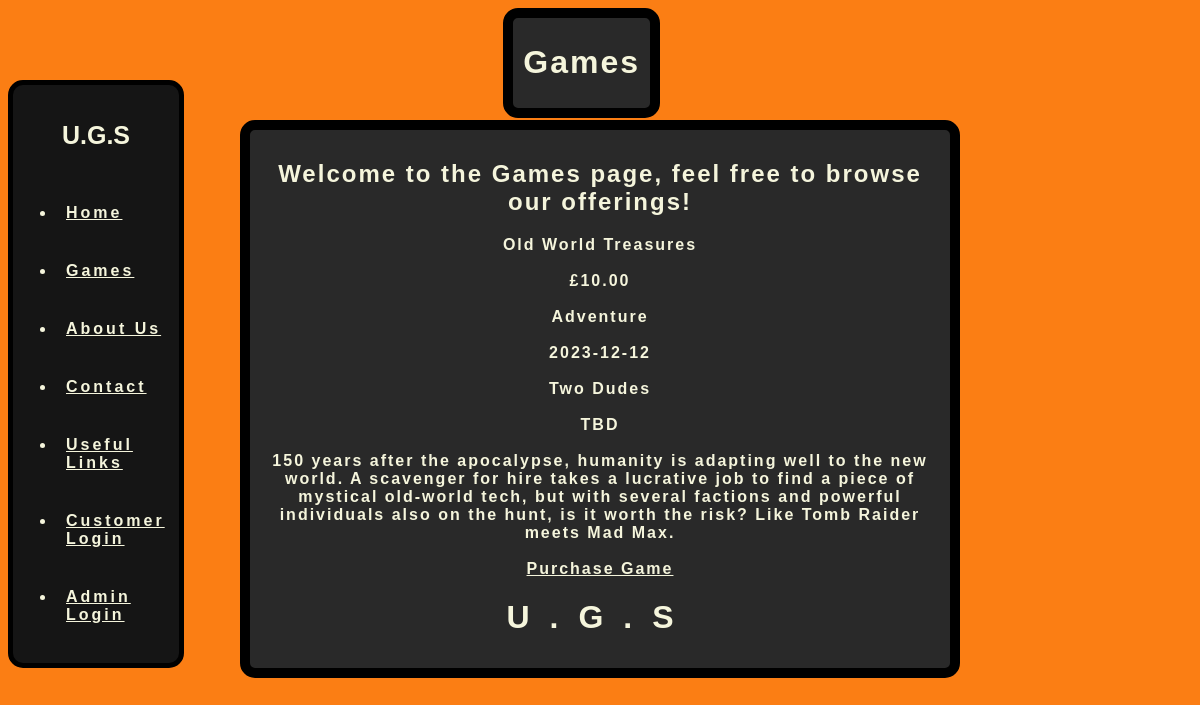
The page /Pages/product.php?SKU=2 on the database its author committed.
### tables this page shows
CREATE TABLE game 
(
	game_id INT AUTO_INCREMENT PRIMARY KEY,
    title VARCHAR(200) NOT NULL,
	cost DOUBLE (6, 2) NOT NULL,
    genre VARCHAR(100),
    release_date DATE,
    developer VARCHAR(200),
    publisher VARCHAR(200),
	description VARCHAR(1000) NOT NULL
);

### Pages/product.php (the view, shortened to what this page needs)
<?php
	include_once 'connection.php';
?>
<HTML>
	<HEAD>
		<LINK href="products.css" rel="stylesheet" type="text/css">
	</HEAD>
	<BODY>
		<div id="game_headbar">
			<h1>Games</h1>
		</div>
		<div id="game_body">
			<h2>Welcome to the Games page, feel free to browse our offerings!</h2>
			<?php
				if ([$_GET['SKU']]) {
					$id = $_GET['SKU'];
					$sql = "SELECT * FROM game WHERE game_id = $id;";
					$result = mysqli_query($conn, $sql);
					$resultCheck = mysqli_num_rows($result);
					if ($resultCheck > 0) {
						while ($row = mysqli_fetch_assoc($result)) {
							echo "<p class='gamedata'>".$row['title'] ."</br></br>"."£".$row['cost']."</br></br>".$row['genre']."</br></br>".$row['release_date']."</br></br>".$row['developer']."</br></br>".$row['publisher']."</br></br>".$row['description']."</br></br>"."<a href='order.php?SKU=($id)' id='purchase_btn'>Purchase Game</a>"."</p>";
						}
					}
				}
			?>
			<div id="game_footbar">
				<h1 id="foot">U.G.S</h1>
			</div>
		</div>
		<nav>
			<div class="logo">
				<h4>U.G.S<h4>
			</div>
			<ul>
				<li class="nav_li">
					<a href="http://localhost:8080/bh16gl_assignment_2/view/home.php" class="navpoint">Home</a>
				</li>
				<li class="nav_li">
					<a href="http://localhost:8080/bh16gl_assignment_2/view/products.php" class="navpoint">Games</a>
				</li>
				<li class="nav_li">
					<a href="http://localhost:8080/bh16gl_assignment_2/view/about.php" class="navpoint">About Us</a>
				</li>
				<li class="nav_li">
					<a href="http://localhost:8080/bh16gl_assignment_2/view/contact.php" class="navpoint">Contact</a>
				</li>
				<li class="nav_li">
					<a href="http://localhost:8080/bh16gl_assignment_2/view/links.php" class="navpoint">Useful Links</a>
				</li>
				<li class="nav_li">
					<a href="http://localhost:8080/bh16gl_assignment_2/view/cust_log_in.php" class="navpoint">Customer Login</a>
				</li>
				<li class="nav_li">
					<a href="http://localhost:8080/bh16gl_assignment_2/view/staff_log_in.php" class="navpoint">Admin Login</a>
				</li>
			</ul>
		</nav>
	</BODY>
</HTML>

### Pages/products.css (style rules this page uses)
body { background: #fb7e14; }
#game_headbar { background: #292929; color: beige; font-family: "arial"; text-align: center; font-weight: bold; position: absolute; border: solid 10px; border-color: black; top: 1%; right: 45%; padding: 5px 10px; letter-spacing: 2px; border-radius: 15px; }
#game_body { display: block; background: #292929; color: beige; font-family: "arial"; text-align: center; font-weight: bold; position: absolute; border: solid 10px; border-color: black; top: 15%; left: 20%; right: 20%; padding: 10px 10px; letter-spacing: 2px; border-radius: 15px; }
#purchase_btn { color: beige; }
#game_footbar { position: relative; bottom: -5%; letter-spacing: 20px; font-weight: bold; }
nav { position: fixed; top: 10%; font-family: "arial"; justify-content: left; align-items: center; min-height: 8vh; max-width: 20vh; background-color: #151515; color: beige; border: solid 5px black; padding: 3px 3px; border-radius: 15px; }
.nav_li { padding: 20px 10px; transition-duration: 500ms; }
.logo { font-size: 25px; text-align: center; font-weight: bolder; }
.navpoint { color: beige; font-weight: bold; letter-spacing: 3px; transition-duration: 500ms; }

### rows shown on the page
game: title "Old World Treasures", cost "10.00", genre "Adventure", release_date "2023-12-12", developer "Two Dudes", publisher "TBD", description "150 years after the apocalypse, humanity is adapting well to the new world. A scavenger for hire takes a lucrative job to find a piece of mystical old-world tech, but with several factions and powerful individuals also on the hunt, is it worth the risk? Like Tomb Raider meets Mad Max."
